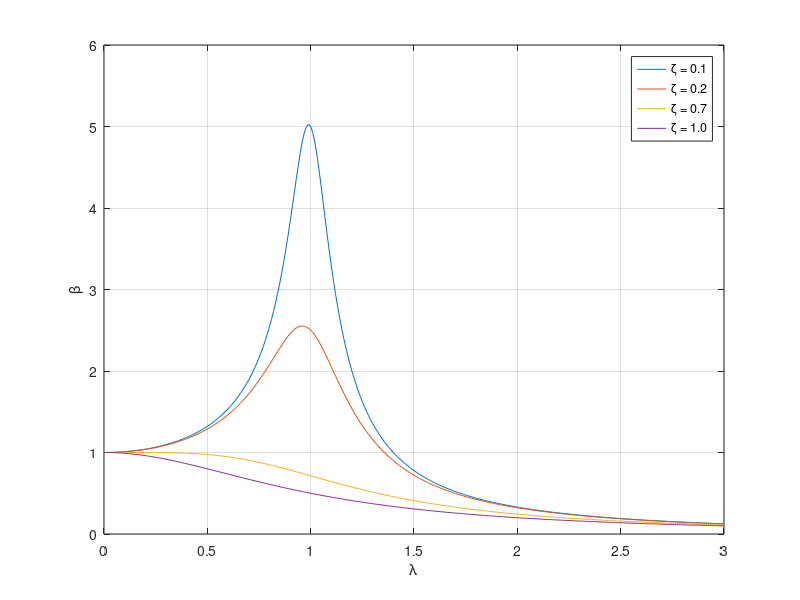
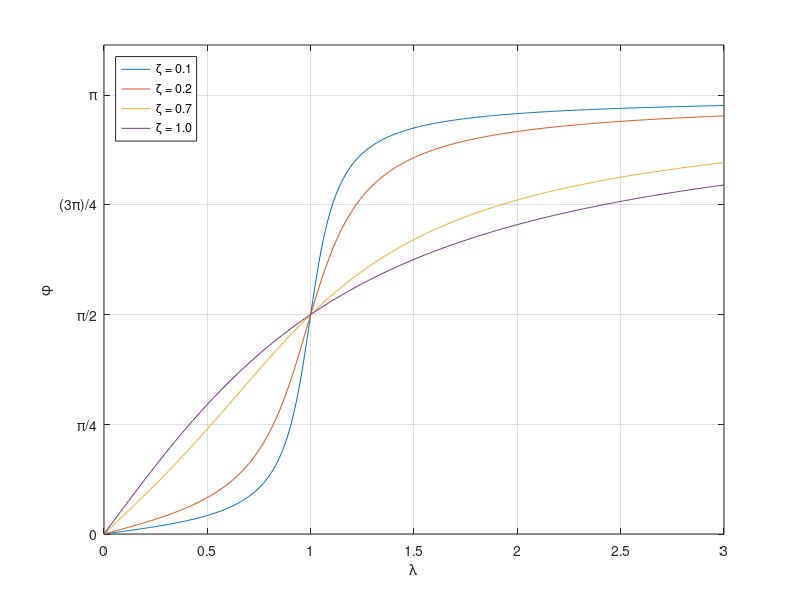

Write MATLAB code to recreate these figures, in order.
clear all
lambd = 0:0.01:3;
zeta = [0.1,0.2,0.7,1.0];
for i = 1:size(zeta,2)
	beta(i,:) = 1./sqrt((1 - lambd.^2).^2+(2*zeta(i)*lambd).^2);
	phi(i,:) = atan((2*zeta(i)*lambd)./(1-lambd.^2));
    phi(i,find(phi(i,:)<0))=phi(i,find(phi(i,:)<0))+pi;
end
figure(1)
plot(lambd,beta);grid on;
xlabel('\lambda');
ylabel('\beta')
legend('\zeta = 0.1','\zeta = 0.2','\zeta = 0.7','\zeta = 1.0')
print -f -r800 -djpeg bata_image

figure(2)
plot(lambd,phi);grid on;
xlabel('\lambda');
ylabel('\phi')
legend('\zeta = 0.1','\zeta = 0.2','\zeta = 0.7','\zeta = 1.0','Location','northwest')
set(gca,'YTick',0:pi/4:pi)
set(gca,'YTickLabel',{'0','\pi/4','\pi/2','(3\pi)/4','\pi'})
print -f -r800 -djpeg phi_image